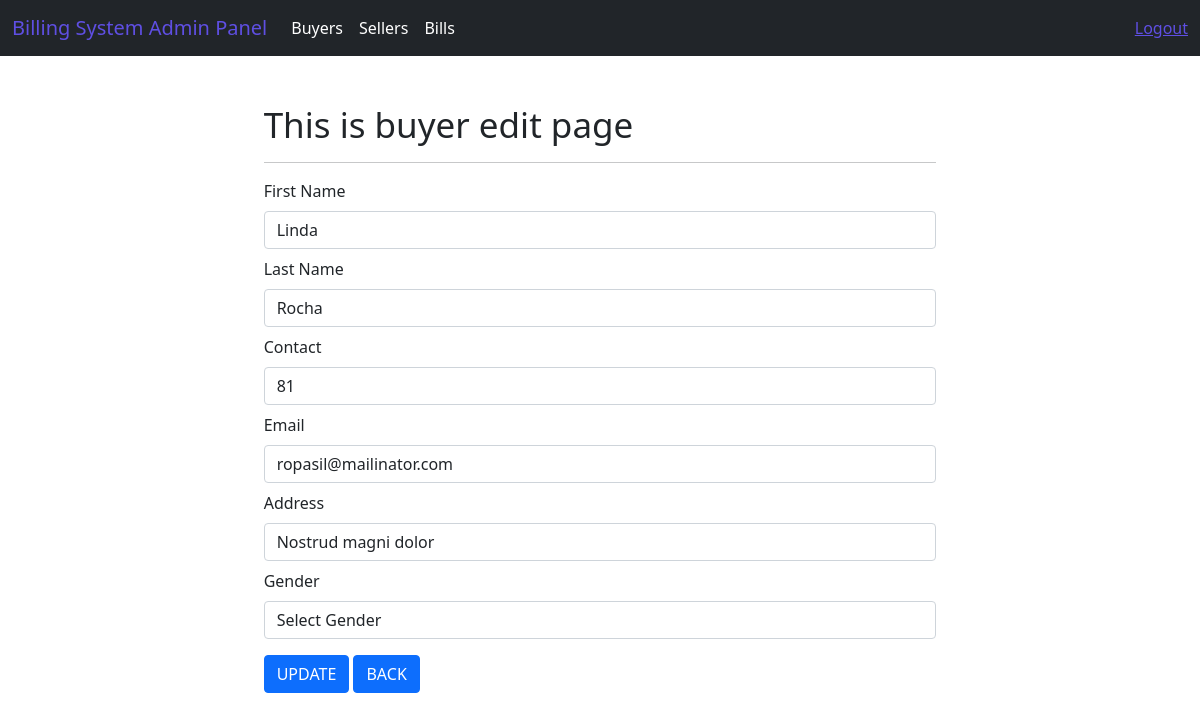
The app's page /system/buyer/edit/14 (signed in) with its own data.
### system/models.py (models this page shows)
class CustomUser(AbstractUser):
    MALE = 'Male'
    FEMALE = 'Female'
    OTHERS = 'Female'
    GENDER_CHOICES = [
            (MALE, 'Male'),
            (FEMALE, 'Female'),
            (OTHERS, 'Others'),
            ]
    BUYER_ROLE = 'Buyer'
    SELLER_ROLE = 'Seller'
    ROLE_CHOICES = [
            (BUYER_ROLE, 'Buyer'),
            (SELLER_ROLE, 'Seller'),
            ]
    username = models.CharField(max_length=50, unique=True)
    first_name = models.CharField(max_length=50)
    last_name = models.CharField(max_length=50)
    address = models.CharField(max_length=50)
    contact = models.CharField(max_length=50)
    email = models.EmailField(max_length=50)
    gender = models.CharField(max_length=10, choices=GENDER_CHOICES)
    role = models.CharField(max_length=20, choices=ROLE_CHOICES)
    objects = UserManager()
    REQUIRED_FIELDS = []

### system/views.py (the view)
# urls.py: path("buyer/edit/<int:id>",views.buyer_edit,name= 'edit-buyer'),
@login_required(login_url='login')
def buyer_edit(request, id):
    data = CustomUser.objects.get(id=id)
    context = {"data": data}
    return render(request, 'adminPanel/buyers/buyers_edit.html', context)

### templates/adminPanel/buyers/buyers_edit.html (shortened to what this page needs)
{% extends 'layouts/master.html' %}
{% block content %}
<div class="container mt-5 mb-5">
    <div class="row">
        <div class="col-md-2"></div>
        <div class="col-md-8">
            <h1>This is buyer edit page</h1>
            <hr>
            <form action="{% url 'update-buyer' %}" method="post" enctype="multipart/form-data">
                <div class="form-group mb-2">
                    <label class="mb-2">First Name</label>
                    <input
                        type="text"
                        class="form-control"
                        name="first_name"
                        value="{{ data.first_name }}"
                    >
                </div>
                <div class="form-group mb-2">
                    <label class="mb-2">Last Name</label>
                    <input
                        type="text"
                        class="form-control"
                        name="last_name"
                        value="{{ data.last_name }}"
                    >
                </div>
                <div class="form-group mb-2">
                    <label class="mb-2">Contact</label>
                    <input
                        type="number"
                        class="form-control"
                        name="contact"
                        value="{{ data.contact }}"
                    >
                </div>
                <div class="form-group mb-2">
                    <label class="mb-2">Email</label>
                    <input
                        type="email"
                        class="form-control"
                        name="email"
                        value="{{ data.email }}"
                    >
                </div>
                <div class="form-group mb-2">
                    <label class="mb-2">Address</label>
                    <input
                        type="text"
                        class="form-control"
                        name="address"
                        value="{{ data.address }}"
                    >
                </div>
                <div class="form-group mb-2">
                    <label class="mb-2"> Gender</label>
                    <select class="form-control" name="gender">
                        <option value="">Select Gender</option>
                      </select>
                </div>
                <input type="submit" class="btn btn-primary mt-2" value="UPDATE">
                <a href="{% url 'index-buyer' %}" class="btn btn-primary mt-2">BACK</a>
            </form>
        </div>
        <div class="col-md-2"></div>
    </div>
</div>
{% endblock %}

### static/css/style.css (style rules this page uses)
h1 { font-size: 35px; }

### records on screen
CustomUser: first_name "Linda", last_name "Rocha", contact "81", email "ropasil@mailinator.com", address "Nostrud magni dolor"
